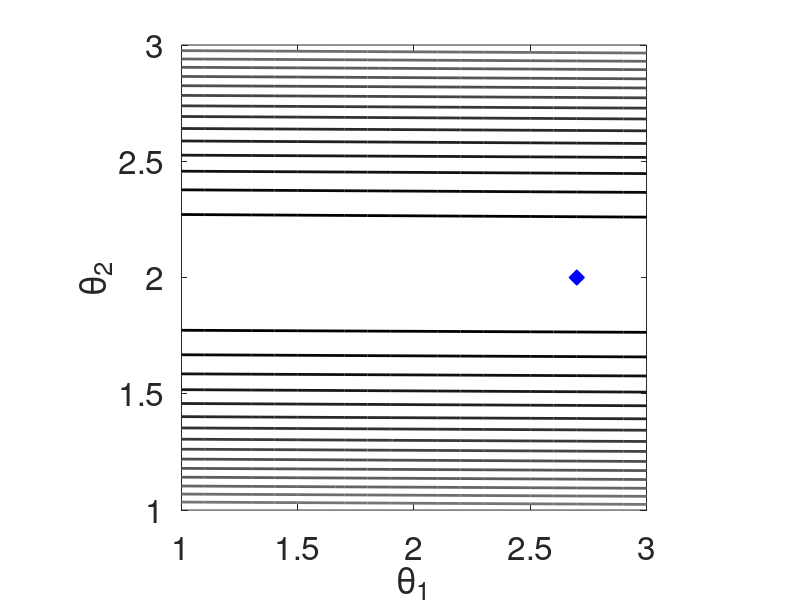

Source code (MATLAB):
%
%   Plot the likelihood contours and maximum likelihood value for the practically nonidentifiable
%   model in Example 2.5.
%
% ORIGINALLY WRITTEN BY R. SMITH

  clear all
  close all

%

  dt1 = 0.1;
  dt2 = 0.1;

  theta1 = 1:dt1:3;
  theta2 = 1:dt2:3;
  nt1 = length(theta1);
  nt2 = length(theta2);
  theta1_val = 2.0;
  theta2_val = 2.0;
  [Theta1,Theta2] = meshgrid(theta1,theta2'); 

  %t = 0:1:10;
  eta = 1e-3;
  n = 11;
  %t = 1 - eta*(n-1)/2:eta:1 + eta*(n-1)/2;
  %t = -eta*(n-1)/2:eta:eta*(n-1)/2;
  %t = 1:eta:1+eta*(n-1); 
  t = 0:eta:eta*(n-1);
  nt = length(t);
  sigma = 0.1;
  sigma2 = sigma^2;
  ve = sigma*randn(1,nt);

  ss1 = zeros(size(Theta1));
  for j = 1:nt
    y = ones(nt1,nt2)*(theta1_val*t(j) + theta2_val + ve(j));
    %ss1 = ss1 + (y - (A*t(j) + ones(size(theta1'))*theta2)).^2; 
    ss1 = ss1 + (y - (Theta1*t(j) + Theta2)).^2;
  end
  likelihood = exp(-(1/2*sigma2)*ss1);
  maxval = max(max(likelihood));
 [xval,yval] = find(likelihood==maxval);

%
%  Plot contours 
%

  figure(1)
  c = gray;
  c = c(1:30,:);
  c = flipud(c);
  contour(Theta1,Theta2,likelihood,15,'linewidth',2)  
  colormap(c)
  axis('equal') 
  hold on
  plot(theta1(yval),theta2(xval),'bx','linewidth',8) 
  hold off 
  set(gca,'Fontsize',[24]);
  xlabel('\theta_1')
  ylabel('\theta_2')
  %print -depsc likelihood_ci
